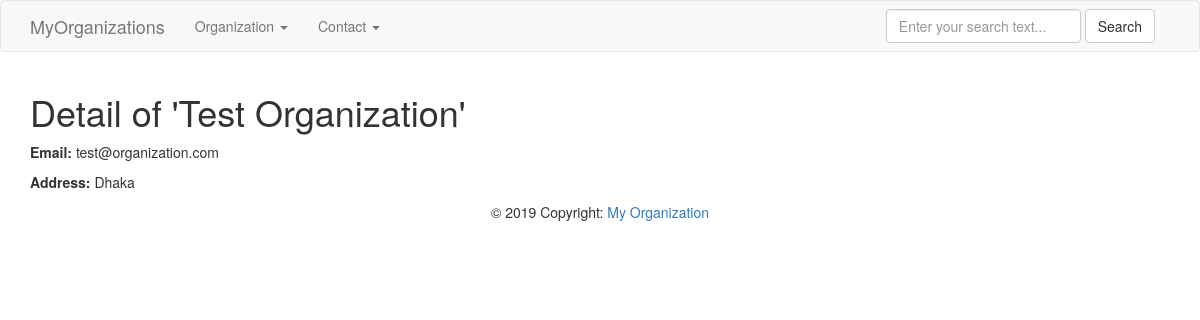
The app's page /detail/test@organization.com/ with its own data.
### MyOrganizationApp/models.py (models this page shows, shortened)
class OrganizationInfo(models.Model):
    email = models.EmailField(unique=True, db_index=True, primary_key=True)
    name = models.CharField(max_length=255)
    address = models.TextField(max_length=255)
    created_at = models.DateTimeField(auto_now_add=True)
    updated_at = models.DateTimeField(auto_now=True)

### MyOrganizationApp/views.py (the view)
# urls.py: path('detail/<pk>/', OrganizationInfoDetailView.as_view(), name='organization_detail'),
class OrganizationInfoDetailView(View):
    def get(self, request, pk):
        organization = get_object_or_404(OrganizationInfo, pk=pk)
        context = {
            "organization": organization
        }
        return render(request, "MyOrganizationApp/organization_detail.html", context)

### MyOrganizationApp/templates/MyOrganizationApp/organization_detail.html
{% extends 'base.html' %}
{% block content %}
    <div class="container">
        <h1>Detail of '{{ organization.name }}'</h1>
        <p><strong>Email: </strong>{{ organization.email }}</p>
        <p><strong>Address: </strong>{{ organization.address }}</p>
    </div>
{% endblock %}

### records on screen
OrganizationInfo: name "Test Organization", email "test@organization.com", address "Dhaka"
